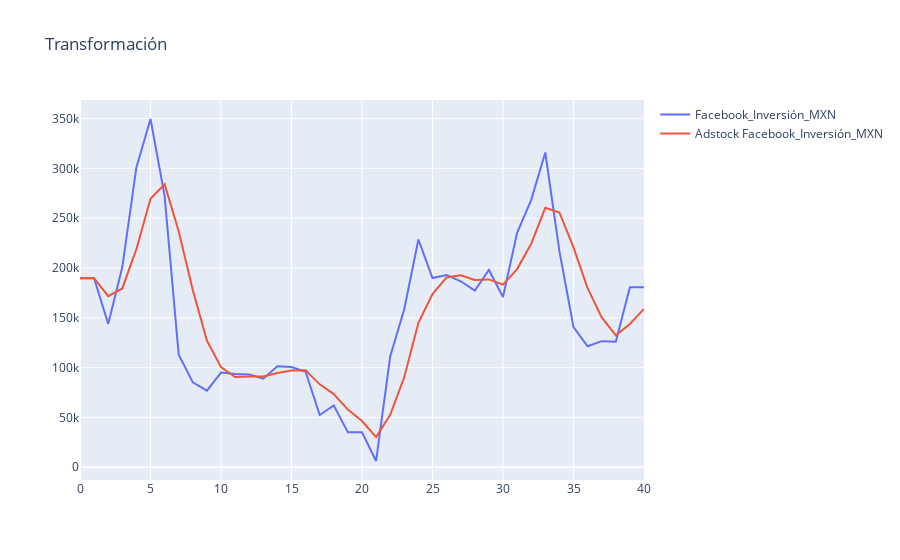

The code cell stored with this chart in its notebook:
### Code cell
Adstock = get_adstock(variable, lambd = lambd, L = L, theta = theta)

print("\tMedia Variable original: " + str(float(np.mean(variable))) + " Vs. " + "Media Adstock: "+ str(float(np.mean(Adstock))))

fig = go.Figure()
fig.add_trace(go.Scatter(x=list(range(len(variable))), y=variable, name=nombre_variable))
fig.add_trace(go.Scatter(x=list(range(len(Adstock))), y= Adstock, name = ("Adstock " + nombre_variable)))
fig.update_layout(title="Transformación")
fig.update_scenes(xaxis_visible=True, yaxis_visible=False)

### Figure 1 — Plotly figure (JSON) as saved in the notebook; plotly's stock layout.template omitted (floating-point values rounded to 4 significant figures)
{"data": [{"name": "Facebook_Inversión_MXN", "type": "scatter", "x": [0, 1, 2, 3, 4, 5, 6, 7, 8, 9, 10, 11, 12, 13, 14, 15, 16, 17, 18, 19, 20, 21, 22, 23, 24, 25, 26, 27, 28, 29, 30, 31, 32, 33, 34, 35, 36, 37, 38, 39, 40], "y": [189700.0, 189700.0, 143700.0, 200900.0, 301000.0, 349600.0, 272300.0, 112900.0, 85120.0, 76830.0, 95030.0, 93460.0, 93030.0, 88850.0, 101300.0, 100500.0, 95830.0, 52360.0, 61950.0, 35000.0, 35000.0, 6221.0, 111200.0, 158900.0, 228600.0, 189900.0, 193000.0, 186700.0, 177300.0, 198000.0, 170800.0, 235300.0, 268500.0, 316000.0, 216900.0, 140600.0, 121400.0, 126500.0, 126000.0, 180600.0, 180600.0]}, {"name": "Adstock Facebook_Inversión_MXN", "type": "scatter", "x": [0, 1, 2, 3, 4, 5, 6, 7, 8, 9, 10, 11, 12, 13, 14, 15, 16, 17, 18, 19, 20, 21, 22, 23, 24, 25, 26, 27, 28, 29, 30, 31, 32, 33, 34, 35, 36, 37, 38, 39, 40], "y": [189700.0, 189700.0, 171700.0, 179500.0, 218900.0, 269500.0, 284100.0, 236900.0, 177900.0, 127100.0, 100400.0, 90540.0, 91100.0, 91070.0, 94650.0, 96960.0, 97300.0, 83180.0, 73400.0, 57800.0, 46400.0, 30170.0, 52680.0, 90480.0, 144900.0, 173900.0, 190500.0, 192700.0, 187900.0, 188600.0, 183300.0, 198900.0, 224300.0, 260400.0, 255800.0, 220800.0, 179800.0, 150400.0, 132400.0, 143800.0, 158900.0]}], "layout": {"scene": {"xaxis": {"visible": true}, "yaxis": {"visible": false}}, "title": {"text": "Transformación"}}}
